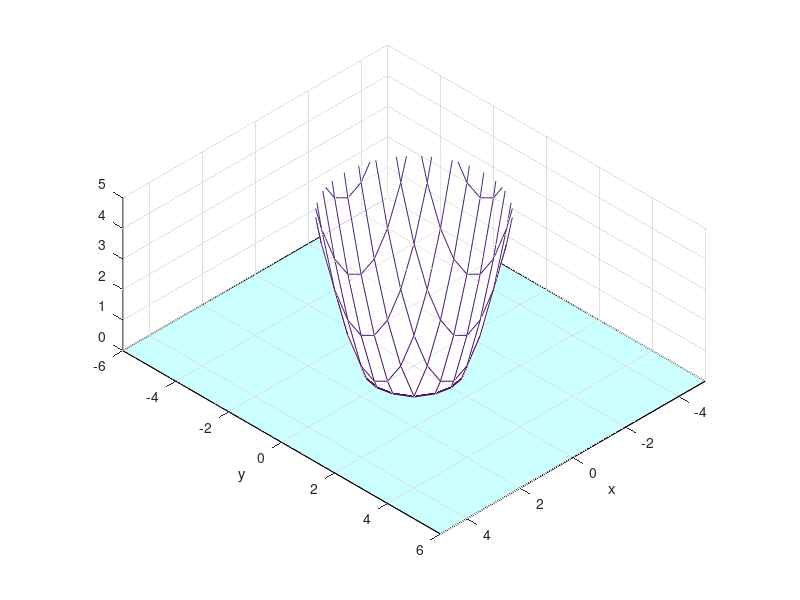
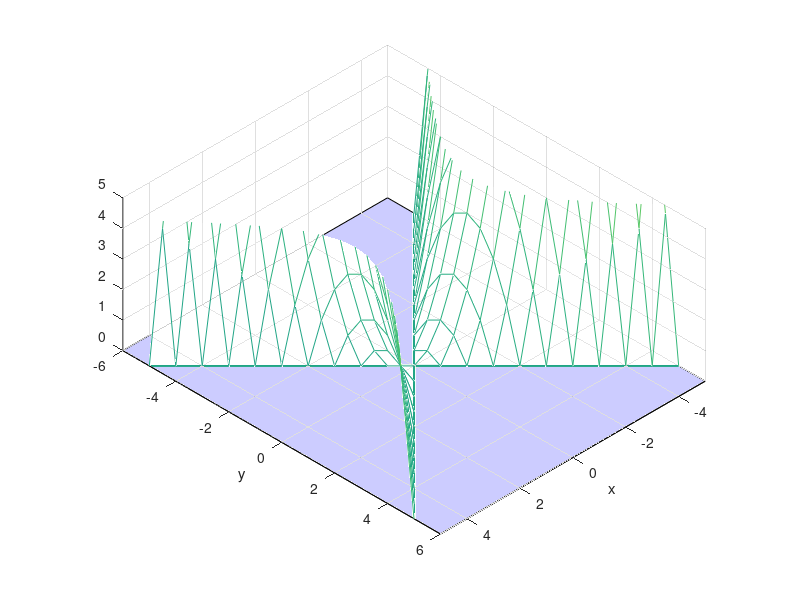
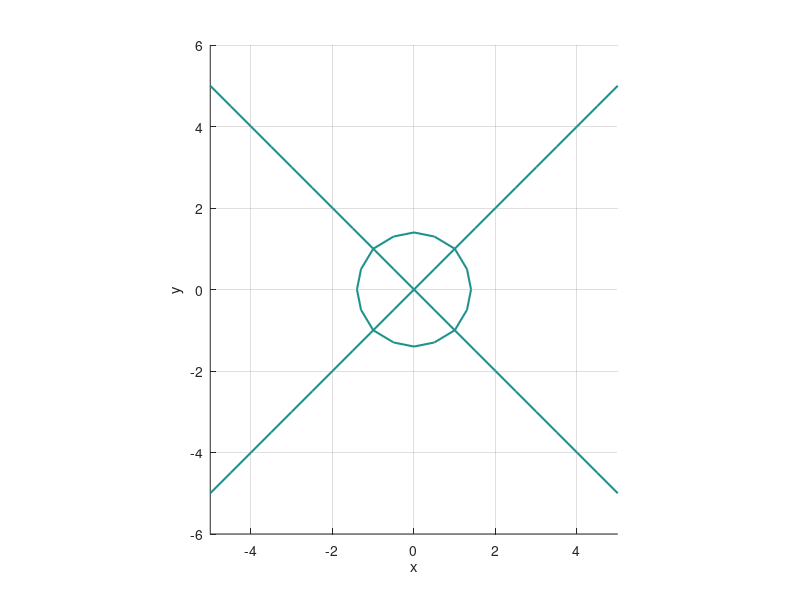

Write the MATLAB code that produced these figures, in order.

%Grafinis metodas lygciu sistemai

function grafinis
    clc,close all

    x=-5:0.5:5;
    y=-6:0.5:6;
    f = @(x)([x(1)^2+x(2)^2-2; x(1)^2-x(2)^2]);
    Z=pavirsius(f,x,y);
    figure(1),hold on,grid on,axis equal,axis([min(x) max(x) min(y) max(y) 0 5]);view([1 1 1]);
    xlabel('x'),ylabel('y');
    mesh(x,y,Z(:,:,1)','FaceAlpha',0.2);contour(x,y,Z(:,:,1)',[0,0 ],'LineWidth',1.5);
    xx=axis;
    fill([xx(1),xx(1),xx(2),xx(2)],[xx(3),xx(4),xx(4),xx(3)],'c','FaceAlpha',0.2);

    figure(2),hold on,grid on,axis equal,axis([min(x) max(x) min(y) max(y) 0 5]);view([1 1 1]);
    xlabel('x'),ylabel('y')
    mesh(x,y,Z(:,:,2)','FaceAlpha',0.2);contour(x,y,Z(:,:,2)',[0 0],'LineWidth',1.5)
    xx=axis;
    fill([xx(1),xx(1),xx(2),xx(2)],[xx(3),xx(4),xx(4),xx(3)],'b','FaceAlpha',0.2);

    figure(3),hold on,grid on,axis equal
    contour(x,y,Z(:,:,1)',[0 0],'LineWidth',1.5)
    contour(x,y,Z(:,:,2)',[0 0],'LineWidth',1.5)
    % contour(x,y,Z(:,:,1)')
    % contour(x,y,Z(:,:,2)')
    xlabel('x'),ylabel('y')
end

function Z=pavirsius(funk,x,y)
    for i=1:length(x)
        for j=1:length(y)
            Z(i,j,1:2)=funk([x(i),y(j)]);
        end
    end 
end